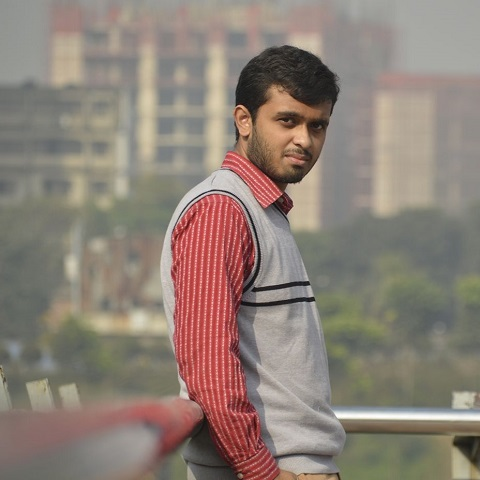
%> input picture CSE 4.2/DIP LAB/OFFLINE 01/Atanu01.jpg, 480 x 480 px
$ octave 170204003.m   (GNU Octave 9; MATLAB toolbox functions it lacks are replaced by stand-ins)
%> lines starting %> are read from the running program, lines starting %| are printed output that depends on the picture
image1 = 'Atanu01.jpg';
image2 = 'Atanu02.jpeg';

img1=imread(image1);
%> img1 is the input picture: size 480x480x3 uint8; mean R, G, B 141.3, 128.3, 118.5
img2=imread(image2);
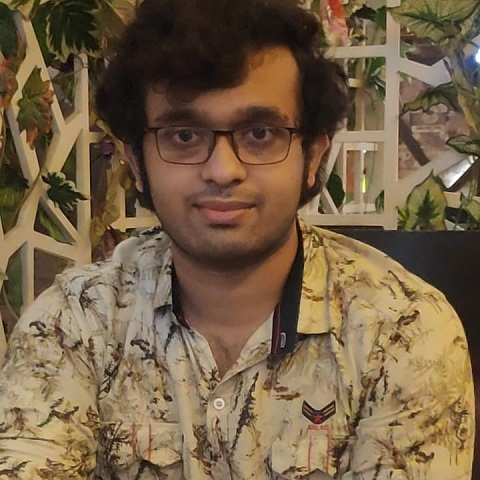
%> input picture CSE 4.2/DIP LAB/OFFLINE 01/Atanu02.jpeg, 480 x 480 px
%> img2 is the input picture: size 480x480x3 uint8; mean R, G, B 119.3, 97.7, 71.4
A = 6;
B = 80;
C = A * B;

figure;
imshow(img1);
figure;
imshow(img2);
output = img1;
for i = 2 : 2 : A
    output(B * (i - 1) + 1 : B * i, :, :) = img2(B * (i - 1) + 1 : B * i, :, :);
end
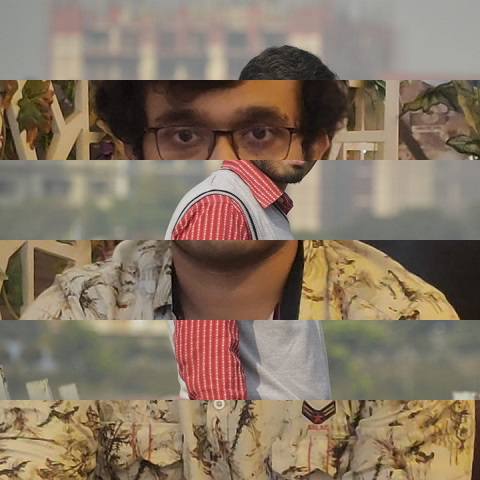
%> output: size 480x480x3 uint8; mean R, G, B 134.2, 117.2, 98.9
figure;
imshow(output);
imwrite(output, 'output.jpg');
